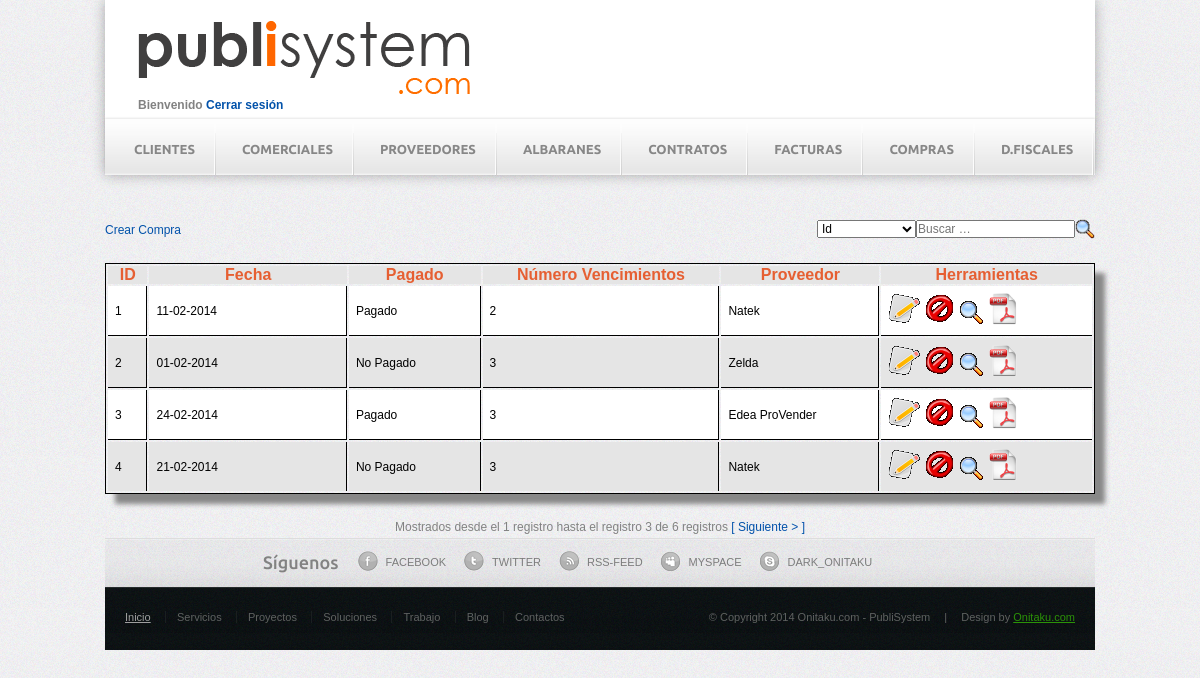
/compras/listado.php, run on the app's committed database.
### tables this page shows
CREATE TABLE IF NOT EXISTS `compras` (
  `id` int(11) NOT NULL AUTO_INCREMENT,
  `iva` int(11) NOT NULL,
  `forma_pago` varchar(500) NOT NULL,
  `num_vencimiento` int(11) NOT NULL,
  `pagado` varchar(20) NOT NULL,
  `fecha_compra` date NOT NULL,
  `fk_proveedor` int(11) NOT NULL,
  PRIMARY KEY (`id`),
  KEY `fk_proveedor` (`fk_proveedor`)
);

CREATE TABLE IF NOT EXISTS `proveedor` (
  `id` int(11) NOT NULL AUTO_INCREMENT,
  `cif_nif` varchar(500) NOT NULL,
  `nombre` varchar(500) NOT NULL,
  `contacto` varchar(500) NOT NULL,
  `telefono` varchar(500) NOT NULL,
  `fax` varchar(500) NOT NULL,
  `movil` varchar(500) NOT NULL,
  `email` varchar(500) NOT NULL,
  `observaciones` varchar(800) NOT NULL,
  PRIMARY KEY (`id`)
);

### compras/listado.php (the view, shortened to what this page needs)
<?php
    include('../header.php');
?>
    <a id="crearCompra" href="crear.php" target="_parent">Crear Compra</a>
    <div class="search">
        <table border="0" cellpadding="5" cellspacing="0">
            <form action="listado.php" method="post">
              <tr>
                <td>
                  <select id='buscar' name='buscar' >
						<option value="id">Id</option>
                  </select></td>
                <td  align="right"><input type="text" id="clave" name="clave"  value="" placeholder="Buscar …"></td>
                <td  align="right"><input id="lupa" type="image" style="width: 20px;" src="../lupa.png" title="Buscar"></td>
              </tr>
            </form>
        </table>
            </div><br><br>
    <form method="post">
    <center>
    <table class="CSSTableGenerator">
    	<tr>
        	<th width="30px" scope="col">ID</th>
            <th width="150px" scope="col">Fecha</th>
            <th width="100px" scope="col">Pagado</th>
            <th width="180px" scope="col">Número Vencimientos</th>
            <th width="120px" scope="col">Proveedor</th>
            <th width="160px" scope="col">Herramientas</th>
        </tr>
<?php
    $buscar = "";
    $clave = "";
    if($buscar != "" && $clave != ""){
        $labusqueda = true;
    }
    else{
        $labusqueda = false;
    }
                if($labusqueda == true)
                {
                    $consulta = "SELECT * from compras where ";
                    switch($buscar)
                    {
                        case 'id':	$consulta .= " id like '%".$clave."%'";
                                        break;
                        case 'pagado': $consulta .= " pagado like '%".$clave."%'";
                                         break;
                        case 'fechacompra': $consulta .= " fecha_compra like '%".$clave."%'";
                                         break;
                    }
                    $labusqueda = false;
                }
                else
                {
                    $consulta = "SELECT c.*, pr.nombre from compras c inner join proveedor pr on c.fk_proveedor = pr.id";
                    $resultado = mysql_query($consulta);
                    $cantidad = 4;
                    $registros = mysql_num_rows($resultado);
                    $paginas = ceil($registros/$cantidad);
                    if(!isset($_GET['pag'])){
                        $pag_actual = 1;
                    }
                    else{
                        $pag_actual = $_GET['pag'];
                    }
                    if($pag_actual == 1){
                        $desde = 0;
                    }
                    else{
                        $desde = $pag_actual * $cantidad - $cantidad;
                    }
                    $consulta = $consulta." LIMIT $desde, $cantidad";
                }
                $resultado = mysql_query($consulta);
                while($row = mysql_fetch_array($resultado))
                {
        ?>
    	<tr>
        	<td><?php echo $row['id']?></td>
            <td>
                <?php
                    $date = str_replace('/', '-', $row['fecha_compra']);
                    $fcompra = date('d-m-Y', strtotime($date));
                    echo $fcompra;
                ?>
            </td>
            <td><?php echo $row['pagado']?></td>
            <td><?php echo $row['num_vencimiento']?></td>
            <td><?php echo $row['nombre']?></td>
            <td>
            <a href="editar.php?id=<?php echo $row['id']?>">
           		<img src="../editar1.png" title="Modificar"  border="0"></img>
				</a>
            <a href="eliminar.php?id=<?php echo $row['id']?>">
				<img src="../borrar1.png" title="Borrar" hspace="5" border="0"></img>
            </a>
            <a href="detalle.php?id=<?php echo $row['id']?>">
				<img src="../lupa.png" title="detalle" hspace="5" border="0"></img>
            </a>
            <a href="pdfOk.php?id=<?php echo $row['id']?>">
				<img src="../pdf.png" title="pdf" hspace="5" border="0"></img>
            </a>
            </td>
        </tr>
        <?php
			}
		?>
                	</table><br>
                            <?php
                            if(isset($desde))
                            {
								$registro_inicio = $desde + 1;
								$registro_fin = $registro_inicio + 2;
								echo "Mostrados desde el ".$registro_inicio." registro hasta el registro ".$registro_fin." de ".$registros." registros";
                            }
							?>
                            <?php
			if($clave == "")
			{
	            if($pag_actual !=1 && $pag_actual != $paginas)
	            {
	               $pag_anterior = $pag_actual - 1;
	               echo "<a href='listado.php?pag=$pag_anterior'>[ < Anterior ]</a>";
	               $pag_siguiente = $pag_actual + 1;
	               echo "<a href='listado.php?pag=$pag_siguiente'>[ Siguiente > ]</a>";
	            }
	            else if($pag_actual == $paginas)
	            {
	              $pag_anterior = $pag_actual - 1;
	              echo "<a href='listado.php?pag=$pag_anterior'>[ < Anterior ]</a>";
	            }
	            else if($pag_actual ==1)
	            {
	              $pag_siguiente = $pag_actual + 1;
	              echo "<a href='listado.php?pag=$pag_siguiente'>[ Siguiente > ]</a>";
	            }
			}
		?>
     </form>
 <?php  include('../footer.php');  ?>

### header.php (shortened to what this page needs)
<html lang="es" style="-webkit-text-size-adjust: 100%; -ms-text-size-adjust: 100%;">
<head>
	<link rel="stylesheet" href="../css/style.css" type="text/css" media="all" />
</head>
<body>
	<div id="wrapper">
		<div class="shell">
			<div class="container">
				<header id="header">
					<h1><img src="../logo.png"  title="Logo"></img></h1>
					<h4>
						  <?php
										$usuario = $_SESSION['usuario'];
										echo "Bienvenido ".$usuario;
						?>
						<a href="../cerrar_sesion.php" target="_parent" class="txtmenu">Cerrar sesión</a>
					</h4>
				</header>
            <br><br>
				<nav id="navigation">
					<ul>
						<li><a href="../clientes/listado.php?pag=1">Clientes</a></li>
						<li><a href="../comerciales/listado.php?pag=1">Comerciales</a></li>
						<li><a href="../proveedor/listado.php?pag=1">Proveedores</a></li>
                        <li><a href="../albaranes/listado.php?pag=1">Albaranes</a></li>
                        <li><a href="../contratos/listado.php?pag=1">Contratos</a></li>
                        <li><a href="../facturas/listado.php?pag=1">Facturas</a></li>
                        <li><a href="../compras/listado.php?pag=1">Compras</a></li>
                        <li><a href="../dfiscales/listado.php?pag=1">D.Fiscales</a></li>
					</ul>
				</nav>
	</div>
</body>
</html>

### footer.php (shortened to what this page needs)
				<div class="socials">
					<div class="socials-inner">
						<h3>Síguenos</h3>
						<ul>
							<li><a href="https://www.facebook.com/onitaku?ref=tn_tnmn" class="facebook-ico"><span></span>Facebook</a></li>
							<li><a href="https://twitter.com/dark_oni" class="twitter-ico"><span></span>Twitter</a></li>
							<li><a href="#" class="rss-feed-ico"><span></span>Rss-feed</a></li>
							<li><a href="#" class="myspace-ico"><span></span>myspace</a></li>
							<li><a href="#" class="john-doe-123-ico"><span></span>dark_onitaku</a></li>
						</ul>
					</div>
				</div>
<div id="footer">
					<div class="footer-bottom">
						<nav class="footer-nav">
							<ul>
								<li class="active"><a href="#">Inicio</a></li>
								<li><a href="#">Servicios</a></li>
								<li><a href="#">Proyectos</a></li>
								<li><a href="#">Soluciones</a></li>
								<li><a href="#">Trabajo</a></li>
								<li><a href="#">Blog</a></li>
								<li><a href="#">Contactos</a></li>
							</ul>
						</nav>
						<p class="copy">&copy; Copyright 2014 Onitaku.com - PubliSystem <span>|</span> <strong>Design by <a href="http://onitaku.com" target="_blank">Onitaku.com</a></strong></p>
					</div>
				</div>
</body>
</html>

### data on the page
compras: id "1", fecha_compra "11-02-2014", pagado "Pagado", num_vencimiento "2", fk_proveedor.nombre "Natek"
compras: id "2", fecha_compra "01-02-2014", pagado "No Pagado", num_vencimiento "3", fk_proveedor.nombre "Zelda"
compras: id "3", fecha_compra "24-02-2014", pagado "Pagado", num_vencimiento "3", fk_proveedor.nombre "Edea ProVender"
compras: id "4", fecha_compra "21-02-2014", pagado "No Pagado", num_vencimiento "3", fk_proveedor.nombre "Natek"

### other printed values
$registro_inicio "1"
$registro_fin "3"
$registros "6"
